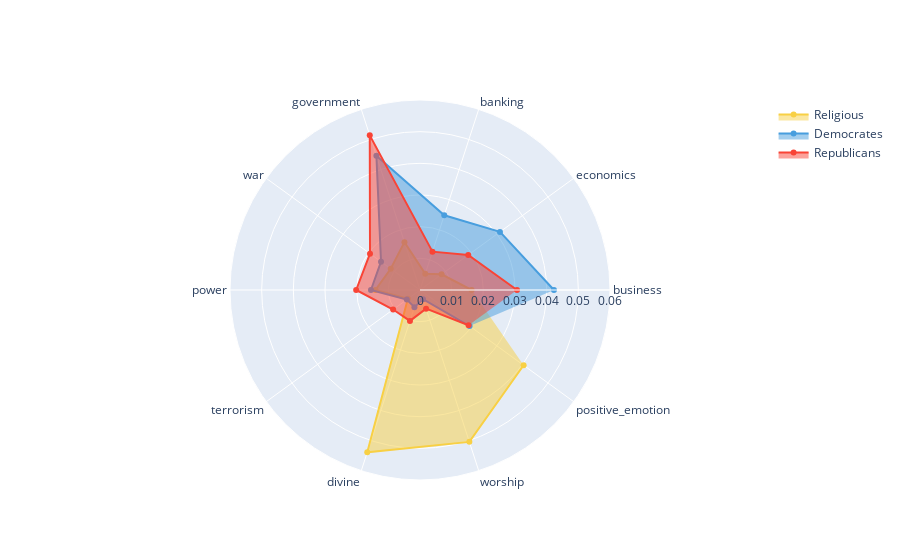

The code cell stored with this chart in its notebook:
### Markdown cell above
# Radar Chart

### Code cell
theta_ = ['business','economics','banking','government','war','power','terrorism','divine','worship','positive_emotion']

fig = go.Figure()

fig.add_trace(go.Scatterpolar(
        r=categories_df[theta_].loc['Religious'],
        theta=theta_,
        fill='toself',
        name='Religious',
        line_color = '#f8d044'
))
fig.add_trace(go.Scatterpolar(
        r=categories_df[theta_].loc['Democrates'],
        theta=theta_,
        #mode = 'lines',
        fill='toself',
        name='Democrates',
        line_color = '#489ede'
))
fig.add_trace(go.Scatterpolar(
        r=categories_df[theta_].loc['Republicans'],
        theta=theta_,
        fill='toself',
        name='Republicans',
        line_color = '#f94436'
))

fig.update_layout(
  polar=dict(
    radialaxis=dict(
      visible=True,
      range=[0, 0.06]
    )),
  showlegend=True
)

fig.show()
fig.write_html("../output/radar_chart_features.html")

### Figure 1 — Plotly figure (JSON) as saved in the notebook; plotly's stock layout.template omitted (floating-point values rounded to 4 significant figures)
{"data": [{"fill": "toself", "line": {"color": "#f8d044"}, "name": "Religious", "r": [0.0163, 0.008427, 0.005393, 0.01589, 0.01143, 0.01407, 0.004732, 0.0539, 0.05043, 0.04044], "theta": ["business", "economics", "banking", "government", "war", "power", "terrorism", "divine", "worship", "positive_emotion"], "type": "scatterpolar"}, {"fill": "toself", "line": {"color": "#489ede"}, "name": "Democrates", "r": [0.0423, 0.03121, 0.02482, 0.04455, 0.01521, 0.01549, 0.005161, 0.005687, 0.003067, 0.01937], "theta": ["business", "economics", "banking", "government", "war", "power", "terrorism", "divine", "worship", "positive_emotion"], "type": "scatterpolar"}, {"fill": "toself", "line": {"color": "#f94436"}, "name": "Republicans", "r": [0.03064, 0.01882, 0.01273, 0.05134, 0.01952, 0.02016, 0.01049, 0.01026, 0.006207, 0.01896], "theta": ["business", "economics", "banking", "government", "war", "power", "terrorism", "divine", "worship", "positive_emotion"], "type": "scatterpolar"}], "layout": {"polar": {"radialaxis": {"range": [0, 0.06], "visible": true}}, "showlegend": true}}
